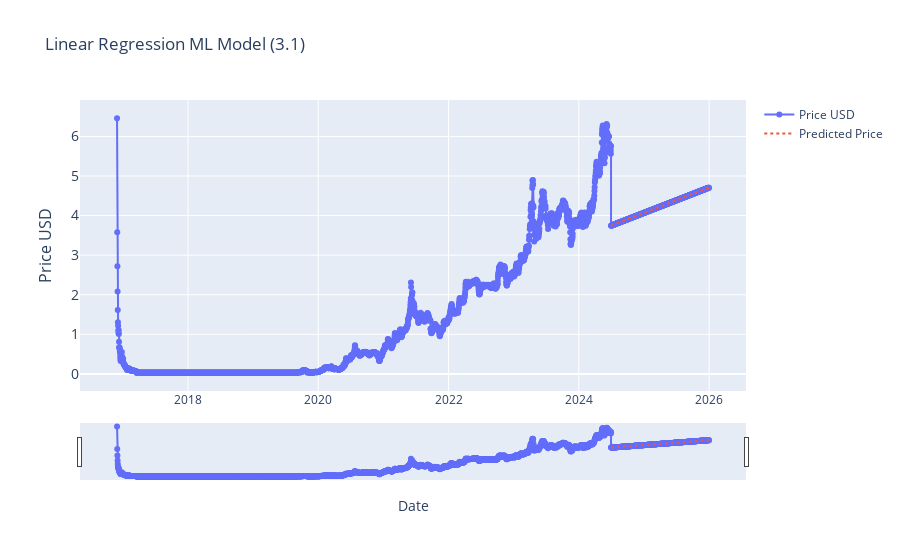

The notebook cell saved with this chart:
### Code cell
# Linear Regression (3.1) FUTURE MODELLING STRATEGY

# Linear Regression (3.1)

from sklearn.linear_model import LinearRegression
from sklearn.model_selection import train_test_split
import plotly.graph_objects as go
import pandas as pd
from ipywidgets import interact, DatePicker
import numpy as np

df = current_item.copy()

df['date_ordinal'] = df.index.map(pd.Timestamp.toordinal)
X = df['date_ordinal'].values.reshape(-1, 1)
y = df['price_usd'].values

# THIS SECTION IS FOR FUTURE PRICE PREDICTION:
future_dates = pd.date_range(start=df.index[-1], end='2025-12-31')
future_dates_ordinal = future_dates.map(pd.Timestamp.toordinal).values.reshape(-1, 1)

# intialize the model (like initialising a variable)
model_lr = LinearRegression()
model_lr.fit(X, y)

# make predictions
y_pred = model_lr.predict(future_dates_ordinal)

# Create a DataFrame for future predictions
future_df = pd.DataFrame(data={'date': future_dates, 'price_usd': y_pred})
future_df.set_index('date', inplace=True)

# Combine df and future_df
combined_df = pd.concat([df, future_df])

def update_graph_3point1v2(start_date, end_date):
    # Filtering the data based on the date range
    mask = (combined_df.index >= pd.to_datetime(start_date)) & (combined_df.index <= pd.to_datetime(end_date))
    filtered_data = combined_df.loc[mask]

    # Creating the plot
    fig = go.Figure()
    fig.add_trace(go.Scatter(x=filtered_data.index, y=filtered_data['price_usd'], mode='lines+markers', name='Price USD'))

    # Add the predicted prices
    fig.add_trace(go.Scatter(x=future_df.index, y=future_df['price_usd'], mode='lines', name='Predicted Price', line=dict(dash='dot')))

    # Formatting
    fig.update_layout(
        title='Linear Regression ML Model (3.1)',
        xaxis_title='Date',
        yaxis_title='Price USD',
        yaxis=dict(
            title='Price USD',
            titlefont_size=16,
            tickfont_size=14,
        ),
        xaxis=dict(  # Added lines for range slider
            rangeslider=dict(
                visible=True
            ),
            type="date"
        ),
        showlegend=True
    )

    fig.show()

# Creating interactive widgets for date selection
start_date_picker = DatePicker(description='Start Date', value=combined_df.index[0], disabled=False)
end_date_picker = DatePicker(description='End Date', value=combined_df.index[-1], disabled=False)

# Display the interactive widget
interact(update_graph_3point1v2, start_date=start_date_picker, end_date=end_date_picker)

### Figure 1 — Plotly figure (JSON) as saved in the notebook; plotly's stock layout.template omitted (floating-point values rounded to 4 significant figures; data arrays with more than 128 entries replaced by an {"elided": "..."} marker saying what was removed)
{"data": [{"mode": "lines+markers", "name": "Price USD", "type": "scatter", "x": {"elided": "3321 str values"}, "y": {"elided": "3321 float values"}}, {"line": {"dash": "dot"}, "mode": "lines", "name": "Predicted Price", "type": "scatter", "x": {"elided": "550 str values"}, "y": {"elided": "550 float values"}}], "layout": {"showlegend": true, "title": {"text": "Linear Regression ML Model (3.1)"}, "xaxis": {"rangeslider": {"visible": true}, "title": {"text": "Date"}, "type": "date"}, "yaxis": {"tickfont": {"size": 14}, "title": {"font": {"size": 16}, "text": "Price USD"}}}}
